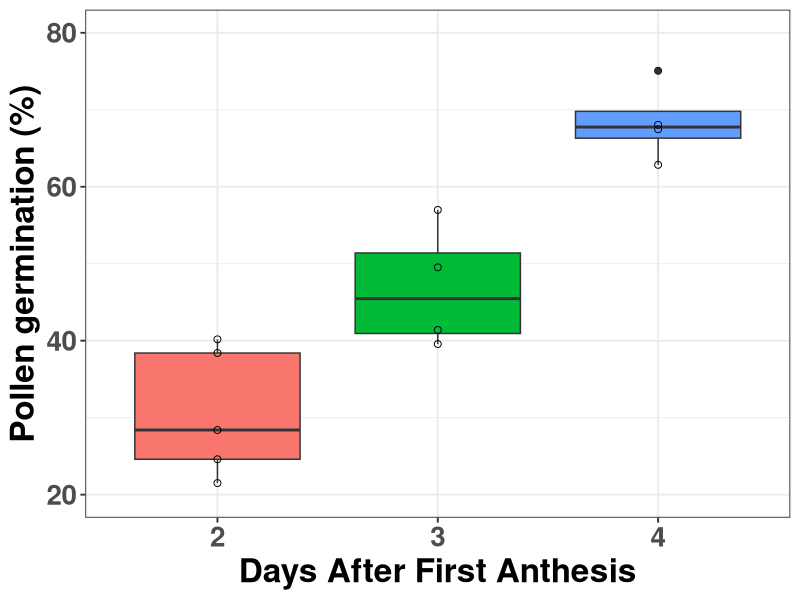
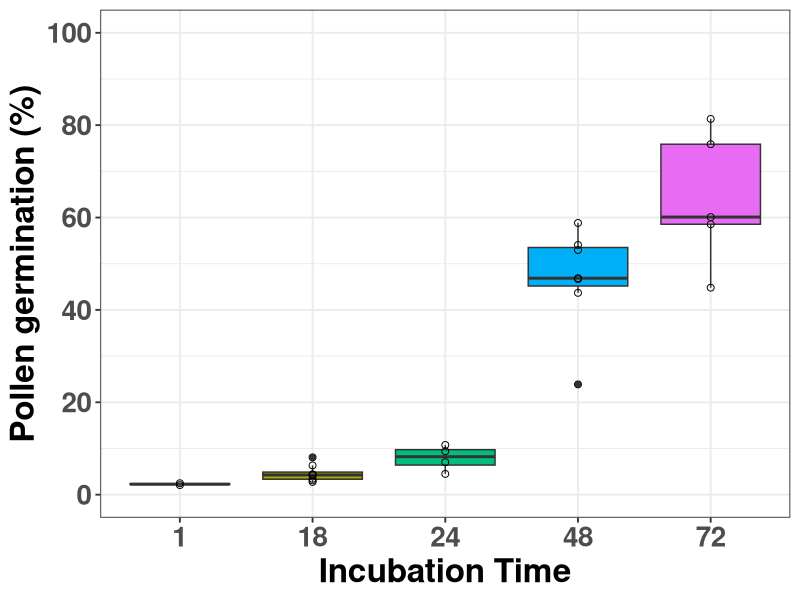
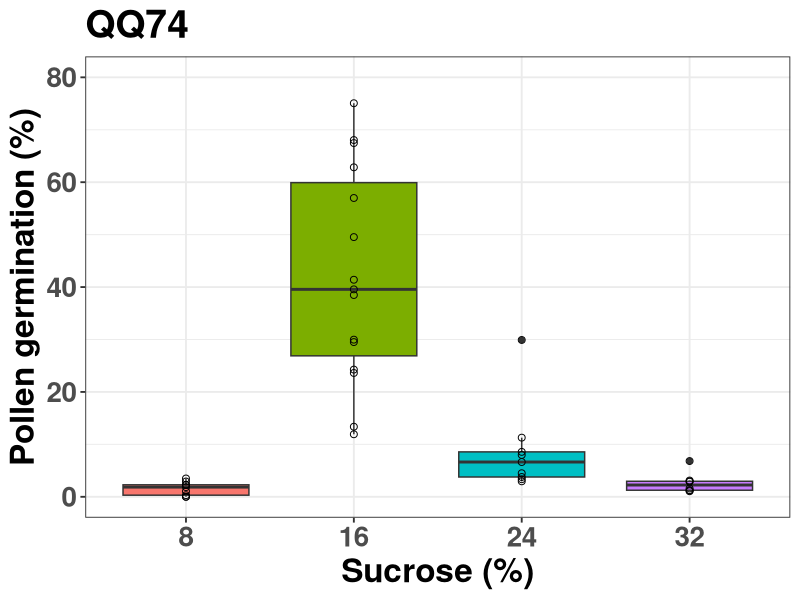
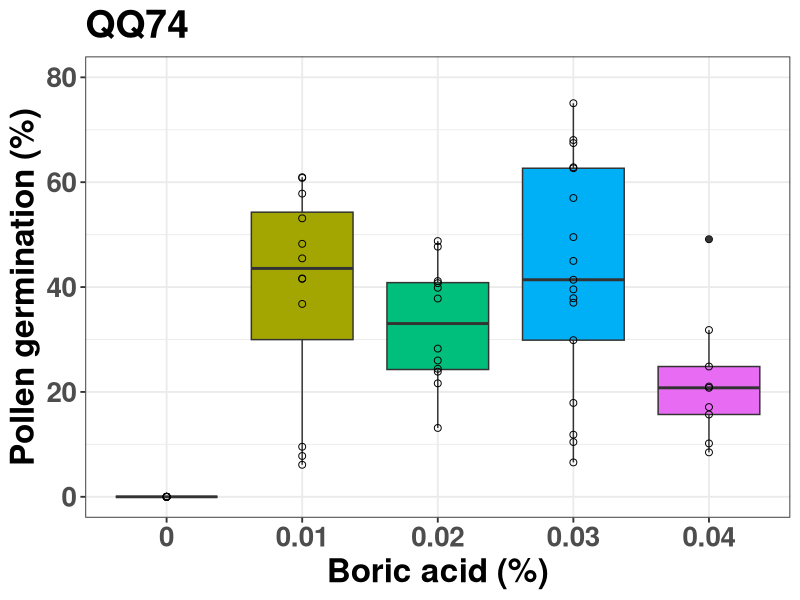
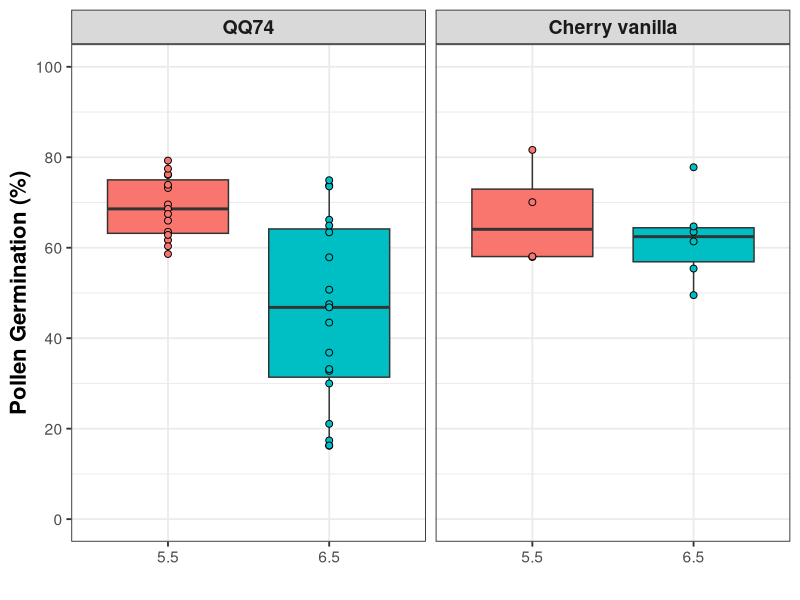
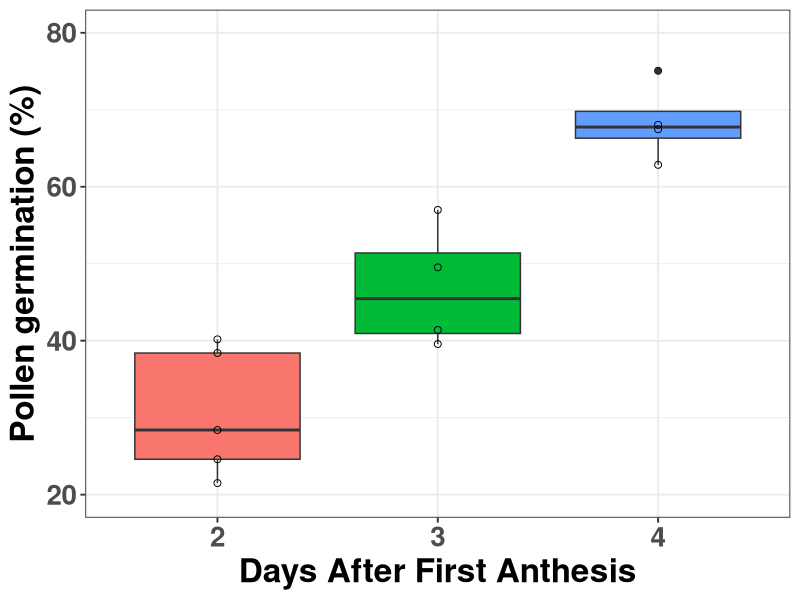
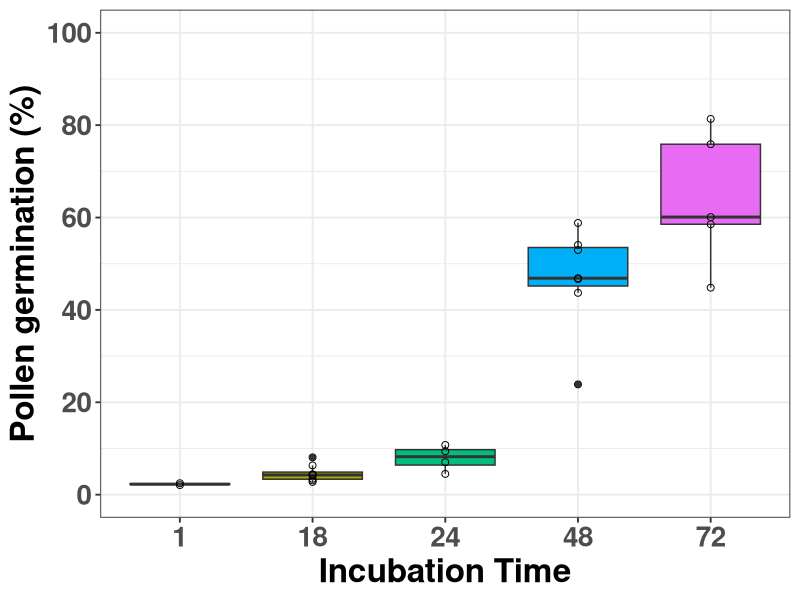
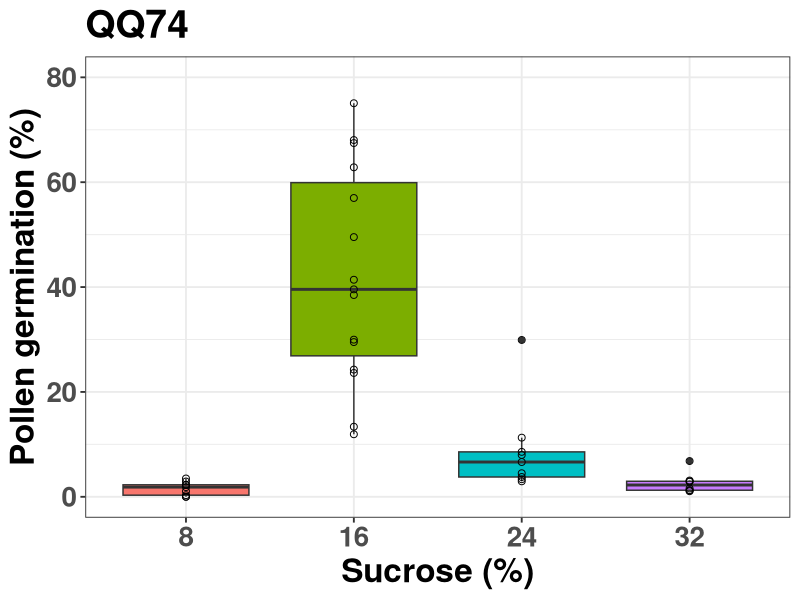

Recreate these plots in R, in order.
library(ggplot2)
library(reshape2)
library(plyr)

setwd("~/quinoa_heat/USDAFellowship/pollen/pollen_germination_paper/data/")


#######################
###### Figure 5 ######
#######################

#Read file with data
days_afa = read.table(file="figure5.csv",sep=",",header=TRUE)

#Subset columns with relevant data
days_afa<- days_afa[,c("sample","days_after_first_anthesis", "pollen_germination")]
days_afa$days_after_first_anthesis <- factor(days_afa$days_after_first_anthesis, levels = c("2","3","4"))

#Obtain average germination per sample (droplet)
days_afa.means <- aggregate(data = days_afa, pollen_germination ~ 
                              sample+days_after_first_anthesis, FUN = function(i)mean(i))

#Graph
figure5<-ggplot(days_afa.means,aes(x=days_after_first_anthesis,y=pollen_germination)) +
  geom_boxplot(aes(fill=days_after_first_anthesis)) + 
  geom_point(color="black", pch=21, size = 2, position=position_dodge(width = 0.65)) + 
  theme_bw(base_size = 14) + 
  labs(y = "Pollen germination (%)", x ="Days After First Anthesis") +
  theme(axis.text.x = element_text(size = 20,face = "bold"), axis.text.y = element_text(size = 20,face = "bold"),
        axis.title.x=element_text(size="24",face="bold"),
        axis.title.y=element_text(size="24",face="bold"),  
        strip.text.x = element_text(size = "24", face = "bold"),
        plot.title = element_text(size = "28", face = "bold"),
        legend.position = "none")+
  scale_y_continuous(limits = c(20,80), breaks = seq(20, 80, by = 20)) 

figure5
ggsave("figure5.pdf",plot = figure5,width=7,height = 7,dpi=300)

#Summary statistics
days_afa.means.sub <- days_afa.means[,c("days_after_first_anthesis", "pollen_germination")]
days_afa.means.sub_melted <- melt(days_afa.means.sub, id.vars = c("days_after_first_anthesis"))
ddply(days_afa.means.sub_melted, c("days_after_first_anthesis","variable"), summarise, 
      n = length(value), mean = mean(value), median = median(value), std_dev = sd(value),
      sem = sd(value)/sqrt(length(value)))

#Pairwise comparisons with Welch's t-test
f5 <- factor(days_afa.means$days_after_first_anthesis)
p.adjust.method <- "none"
vals <- days_afa.means$pollen_germination
compare.levels.p.values <- function(i, j) {
  xi <- vals[as.integer(f5) == i]
  xj <- vals[as.integer(f5) == j]
  t.test(xi, xj,)$p.value
}
PVAL5 <- pairwise.table(compare.levels.p.values, levels(f5), p.adjust.method)
PVAL5


#######################
###### Figure 3 ######
#######################

#Read file with data
timecourse = read.table(file="figure3.csv",sep=",",header=TRUE)

#Subset columns with relevant data
timecourse<- timecourse[,c("sample","hours_incubation", "percent_germinated")]
timecourse$hours_incubation <- factor(timecourse$hours_incubation, levels = c("1","18","24","48","72"))

#Obtain average germination per sample (droplet)
timecourse.means <- aggregate(data = timecourse, percent_germinated ~ 
                                sample+hours_incubation, FUN = function(i)mean(i))

#Graph
figure3<-ggplot(timecourse.means,aes(x=hours_incubation,y=percent_germinated)) +
  geom_boxplot(aes(fill=hours_incubation)) + 
  geom_point(color="black", pch=21, size = 2, position=position_dodge(width = 0.65)) + 
  theme_bw(base_size = 14) + 
  labs(y = "Pollen germination (%)", x ="Incubation Time") +
  theme(axis.text.x = element_text(size = 20,face = "bold"), axis.text.y = element_text(size = 20,face = "bold"),
        axis.title.x=element_text(size="24",face="bold"),
        axis.title.y=element_text(size="24",face="bold"),  
        strip.text.x = element_text(size = "24", face = "bold"),
        plot.title = element_text(size = "28", face = "bold"),
        legend.position = "none")+
  scale_y_continuous(limits = c(0,100), breaks = seq(0, 100, by = 20)) 

figure3
ggsave("figure3.pdf",plot = figure3,width=7,height = 7,dpi=300)

#Summary statistics
timecourse.means.sub <- timecourse.means[,c("hours_incubation", "percent_germinated")]
timecourse.means.sub_melted <- melt(timecourse.means.sub, id.vars = c("hours_incubation"))
ddply(timecourse.means.sub_melted, c("hours_incubation","variable"), summarise, 
      n = length(value), mean = mean(value), median = median(value), std_dev = sd(value),
      sem = sd(value)/sqrt(length(value)))

#Pairwise comparisons with Welch's t-test
f3 <- factor(timecourse.means$hours_incubation)
p.adjust.method <- "none"
vals <- timecourse.means$percent_germinated
compare.levels.p.values <- function(i, j) {
  xi <- vals[as.integer(f3) == i]
  xj <- vals[as.integer(f3) == j]
  t.test(xi, xj,)$p.value
}
PVAL3 <- pairwise.table(compare.levels.p.values, levels(f3), p.adjust.method)
PVAL3


#######################
###### Figure 2a ######
#######################

#Read file with data
germination = read.table(file="figure2a.csv",sep=",",header=TRUE)

#Subset columns with relevant data to graph
germinationa<- germination[,c("sample", "treatment", "germination_percent")]
germinationa$treatment <- factor(germinationa$treatment, levels = c("8","16","24","32"))

#Obtain average germination per sample (droplet)
germination.means <- aggregate(data = germinationa, germination_percent ~ 
                              sample+treatment, FUN = function(i)mean(i))


figure2a <- ggplot(germination.means,aes(x=treatment,y=germination_percent,group=treatment)) +
  geom_boxplot(aes(fill=treatment)) + 
  geom_point(color="black", pch=21, size = 2, position=position_dodge(width = 0.65)) + 
  theme_bw(base_size = 14) + 
  labs(title = "QQ74", y = "Pollen germination (%)", x ="Sucrose (%)") +
  theme(axis.text.x = element_text(size = 20,face = "bold"), axis.text.y = element_text(size = 20,face="bold"),
        axis.title.x=element_text(size="24",face="bold"),
        axis.title.y=element_text(size="24",face="bold"),  
        strip.text.x = element_text(size = "24", face = "bold"),
        plot.title = element_text(size = "28", face = "bold"),
        legend.position = "none")+
  scale_y_continuous(limits = c(0, 80), breaks = seq(0, 80, by = 20)) 

figure2a
ggsave("figure2a.pdf",plot = figure2a,width=7,height = 7,dpi=300)

#Summary statistics
sucrose.means.sub <- germination.means[,c("treatment", "germination_percent")]
sucrose.means.sub_melted <- melt(sucrose.means.sub, id.vars = c("treatment"))
ddply(sucrose.means.sub_melted, c("treatment","variable"), summarise, 
      n = length(value), mean = mean(value), median = median(value), std_dev = sd(value),
      sem = sd(value)/sqrt(length(value)))

#Pairwise comparisons with Welch's t-test
f2a <- factor(germination.means$treatment)
p.adjust.method <- "none"
vals <- germination.means$germination_percent
compare.levels.p.values <- function(i, j) {
  xi <- vals[as.integer(f2a) == i]
  xj <- vals[as.integer(f2a) == j]
  t.test(xi, xj,)$p.value
}
PVAL2a <- pairwise.table(compare.levels.p.values, levels(f2a), p.adjust.method)
PVAL2a


#######################
###### Figure 2b ######
#######################

#Read file with data
boric.acid = read.table(file="figure2b.csv",sep=",",header=TRUE)

#Subset columns with relevant data to graph
boric.acid<- boric.acid[,c("sample", "treatment", "germination_percent")]
boric.acid$treatment <- factor(boric.acid$treatment, levels = c("0","0.01","0.02","0.03","0.04"))

#Obtain average germination per sample (droplet)
boric.acid.means <- aggregate(data = boric.acid, germination_percent ~ 
                                 sample+treatment, FUN = function(i)mean(i))


figure2b <- ggplot(boric.acid.means,aes(x=treatment,y=germination_percent,group=treatment)) +
  geom_boxplot(aes(fill=treatment)) + 
  geom_point(color="black", pch=21, size = 2, position=position_dodge(width = 0.65)) + 
  theme_bw(base_size = 14) + 
  labs(title = "QQ74", y = "Pollen germination (%)", x ="Boric acid (%)") +
  theme(axis.text.x = element_text(size = 20,face = "bold"), axis.text.y = element_text(size = 20,face="bold"),
        axis.title.x=element_text(size="24",face="bold"),
        axis.title.y=element_text(size="24",face="bold"),  
        strip.text.x = element_text(size = "24", face = "bold"),
        plot.title = element_text(size = "28", face = "bold"),
        legend.position = "none")+
  scale_y_continuous(limits = c(0, 80), breaks = seq(0, 80, by = 20)) 

figure2b
ggsave("figure2b.pdf",plot = figure2b,width=7,height = 7,dpi=300)

#Summary statistics
boric.acid.means.sub <- boric.acid.means[,c("treatment", "germination_percent")]
boric.acid.means.sub_melted <- melt(boric.acid.means.sub, id.vars = c("treatment"))
ddply(boric.acid.means.sub_melted, c("treatment","variable"), summarise, 
      n = length(value), mean = mean(value), median = median(value), std_dev = sd(value),
      sem = sd(value)/sqrt(length(value)))

#Pairwise comparisons with Welch's t-test
f2b <- factor(boric.acid.means$treatment)
p.adjust.method <- "none"
vals <- boric.acid.means$germination_percent
compare.levels.p.values <- function(i, j) {
  xi <- vals[as.integer(f2b) == i]
  xj <- vals[as.integer(f2b) == j]
  t.test(xi, xj,)$p.value
}
PVAL2b <- pairwise.table(compare.levels.p.values, levels(f2b), p.adjust.method)
PVAL2b


#######################
###### Figure 2c ######
#######################

#Read file with data
ph = read.table(file="figure2c.csv",sep=",",header=TRUE)

#Subset columns with relevant data to graph
pha<- ph[,c("sample","genotype", "treatment", "pollen_germination")]
pha$treatment <- factor(pha$treatment, levels = c("5.5","6.5"))
pha$genotype <- factor(pha$genotype, levels = c("QQ74","Cherry vanilla"))

#Obtain average germination per sample (droplet)
ph.means <- aggregate(data = pha, pollen_germination ~ 
                                 sample+treatment+genotype, FUN = function(i)mean(i))

figure2c<-ggplot(ph.means,aes(x=treatment,y=pollen_germination)) +
  geom_boxplot(aes(fill=treatment)) + 
  geom_point(aes(fill=treatment), color="black", pch=21, size = 2, position=position_dodge(width = 0.65)) + 
  theme_bw(base_size = 14) + 
  labs(y = "Pollen Germination (%)", x ="") +
  theme(axis.title.x=element_text(face="bold"),
        axis.title.y=element_text(size="16",face="bold"),  
        strip.text.x = element_text(size = "14", face = "bold"),
        plot.title = element_text(size = "18", face = "bold"),
        legend.position =  "none") +
  scale_y_continuous(limits = c(0,100),breaks = seq(0, 100, by = 20)) +
  facet_wrap(~ genotype)

figure2c
ggsave("figure2c.pdf",plot = figure2c,width=7,height = 7,dpi=300)

#Summary statistics
ph.means.sub <- ph.means[,c("genotype", "treatment", "pollen_germination")]
ph.means.sub_melted <- melt(ph.means.sub, id.vars = c("genotype", "treatment"))
ddply(ph.means.sub_melted, c("genotype", "treatment", "variable"), summarise, 
      n = length(value), mean = mean(value), median = median(value), std_dev = sd(value),
      sem = sd(value)/sqrt(length(value)))

#Welch's t-test
ph.means.qq74 <- ph.means[ph.means$genotype == 'QQ74',]
ph.means.qq74.5.5 <- ph.means.qq74[ph.means.qq74$treatment == '5.5',]
ph.means.qq74.6.5 <- ph.means.qq74[ph.means.qq74$treatment == '6.5',]
ph.means.cv <- ph.means[ph.means$genotype == 'Cherry vanilla',]
ph.means.cv.5.5 <- ph.means.cv[ph.means.cv$treatment == '5.5',]
ph.means.cv.6.5 <- ph.means.cv[ph.means.cv$treatment == '6.5',]

t.test(ph.means.qq74.5.5$pollen_germination, ph.means.qq74.6.5$pollen_germination)
t.test(ph.means.cv.5.5$pollen_germination, ph.means.cv.6.5$pollen_germination)
